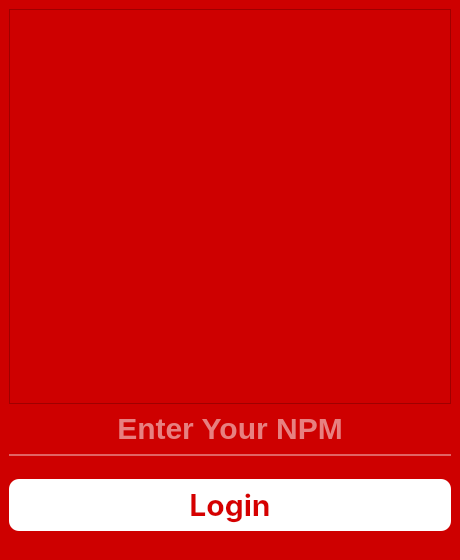
<?xml version="1.0" encoding="UTF-8"?>
<ui version="4.0">
 <class>MainWindow</class>
 <widget class="QMainWindow" name="MainWindow">
  <property name="geometry">
   <rect>
    <x>0</x>
    <y>0</y>
    <width>460</width>
    <height>560</height>
   </rect>
  </property>
  <property name="windowTitle">
   <string>MainWindow</string>
  </property>
  <property name="styleSheet">
   <string notr="true">background-color: rgb(206, 0, 0);</string>
  </property>
  <widget class="QWidget" name="centralwidget">
   <layout class="QVBoxLayout" name="verticalLayout">
    <item>
     <widget class="QFrame" name="frame">
      <property name="styleSheet">
       <string notr="true">image: url(:/newPrefix/Logo.png);</string>
      </property>
      <property name="frameShape">
       <enum>QFrame::StyledPanel</enum>
      </property>
      <property name="frameShadow">
       <enum>QFrame::Raised</enum>
      </property>
     </widget>
    </item>
    <item>
     <widget class="QLineEdit" name="NPM">
      <property name="styleSheet">
       <string notr="true">QLineEdit {
    background-color: rgba(0, 0, 0, 0);
    border: none;
    color: rgb(255, 255, 255);
    border-bottom: 2px solid rgba(255, 255, 255, 100);
    padding-bottom: 7px;
    font-size: 30px;
    font-family: &quot;Segoe UI&quot;;  /* or your custom font if installed */
    font-weight: bold;
    font-style: normal;
}

QLineEdit::placeholder {
    color: rgba(255, 255, 255, 150);
    font-size: 30px;             /* Instead of using 'font: 8pt ...' */
    font-family: &quot;Segoe UI&quot;;
    font-weight: normal;
}
</string>
      </property>
      <property name="cursorPosition">
       <number>0</number>
      </property>
      <property name="alignment">
       <set>Qt::AlignCenter</set>
      </property>
      <property name="dragEnabled">
       <bool>false</bool>
      </property>
      <property name="readOnly">
       <bool>false</bool>
      </property>
      <property name="placeholderText">
       <string>Enter Your NPM</string>
      </property>
      <property name="cursorMoveStyle">
       <enum>Qt::LogicalMoveStyle</enum>
      </property>
     </widget>
    </item>
    <item>
     <spacer name="verticalSpacer_2">
      <property name="orientation">
       <enum>Qt::Vertical</enum>
      </property>
      <property name="sizeType">
       <enum>QSizePolicy::Fixed</enum>
      </property>
      <property name="sizeHint" stdset="0">
       <size>
        <width>17</width>
        <height>17</height>
       </size>
      </property>
     </spacer>
    </item>
    <item>
     <widget class="QPushButton" name="Login">
      <property name="font">
       <font>
        <family>SF Pro Display</family>
        <pointsize>-1</pointsize>
        <weight>75</weight>
        <italic>false</italic>
        <bold>true</bold>
       </font>
      </property>
      <property name="cursor">
       <cursorShape>PointingHandCursor</cursorShape>
      </property>
      <property name="styleSheet">
       <string notr="true">QPushButton{
	background-color: rgb(255, 255, 255);
	border-color: rgb(255, 255, 255);
	border-radius : 10px;
	color: rgb(214, 0, 0);
	font-size: 30px;
	padding:7px;
	font-family: &quot;SF Pro Display&quot;; 
	font-weight: bold; 
    font-style: normal;
}

QPushButton:hover {
    background-color: rgb(230, 230, 230); 
}

QPushButton:pressed {
    background-color: rgb(200, 200, 200); 
}</string>
      </property>
      <property name="text">
       <string>Login</string>
      </property>
     </widget>
    </item>
    <item>
     <spacer name="verticalSpacer_3">
      <property name="orientation">
       <enum>Qt::Vertical</enum>
      </property>
      <property name="sizeType">
       <enum>QSizePolicy::Fixed</enum>
      </property>
      <property name="sizeHint" stdset="0">
       <size>
        <width>20</width>
        <height>20</height>
       </size>
      </property>
     </spacer>
    </item>
   </layout>
   <zorder>frame</zorder>
   <zorder>Login</zorder>
   <zorder>verticalSpacer_2</zorder>
   <zorder>verticalSpacer_3</zorder>
   <zorder>NPM</zorder>
  </widget>
 </widget>
 <resources>
  <include location="resource.qrc"/>
 </resources>
 <connections/>
</ui>
